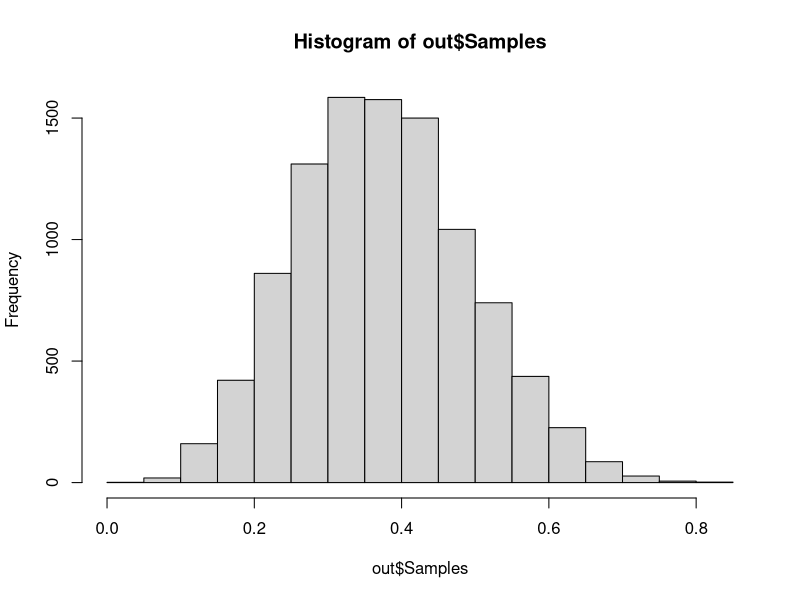

Source code (R):

#-------------------------------------------------------------------------------
library(readr)
library(tidyverse)
#----Perch approach-------------------------------------------------------------
#line 65 - 132 are not relevant when fake data is implemented
#-----Chunk 1 - generating fake data--------------------------------------------
#generate fake data
new_validation_example = function(filename,
                                  timestamp_offset,
                                  score, 
                                  is_pos, 
                                  bin, 
                                  bin_weight) {
  list(
    filename = filename,
    timestamp_offset = timestamp_offset,
    score = score,
    is_pos = is_pos,
    bin = bin,
    bin_weight = bin_weight
  )
}

#Generating the fake data
generate_fake_validation_data <- function(n = 100, bins = 5) {

  scores = runif(n, 
                 min = 0,
                 max = 1)
  quantile_bounds = seq(0,
                        1,
                        length.out = bins + 1)
  bin_indices = findInterval(scores,
                             quantile_bounds,
                             rightmost.closed = TRUE)           #returns the bin number for each score
  bin_weights = table(bin_indices) / n                          #gives the proportions in the different bins
  bin_weights_vec = as.numeric(bin_weights[as.character(bin_indices)]) #gives the bin proportion associated with each score
  
  examples = vector("list",
                    n)
  
  for (i in seq_len(n)) {
    ex <- new_validation_example(
      filename = paste0("file_", sample(1:10, 1), ".wav"),
      timestamp_offset = runif(1, 0, 60),
      score = scores[i],
      is_pos = sample(c(1, -1, 0), 1, prob = c(0.4, 0.5, 0.1)),
      bin = bin_indices[i],
      bin_weight = bin_weights_vec[i]
    )
    examples[[i]] <- ex
  }
  return(examples)
}

#debug(generate_fake_validation_data)
fdata = generate_fake_validation_data(n = 100,
                                      bins= 5)


# -------Chunk 2 - Call density estimation-------------------------------------
#the algorithm will work as long it is supplied with data that is not binned and weighted but is validated binning and weighting happen within the function.
call_density = function(examples,num_beta_samples=1000,beta_prior=0.1){
  #examples = Data2
  examples = unlist(examples)
  df <- as.data.frame(do.call(rbind, fdata), stringsAsFactors = FALSE) #This will be the one that i check my bin and bin_weight generation against. 
  examples = as.data.frame(do.call(rbind, fdata), stringsAsFactors = FALSE)
  examples = rename(examples,binNumber=bin, outcome = is_pos)

  #infinix operator
  `%||%` <- function(a, b) if (!is.null(a)) a else b 
  
  #Positive/negative bin counts
  bin_number  = as.matrix(distinct(examples,binNumber)) 
  bin_number = as.matrix(sort(as.numeric(as.vector(bin_number[,1]))))
  bin_weights = matrix(NA, nrow = nrow(bin_number),ncol=1)
  bin_positive = matrix(NA,nrow = nrow(bin_number), ncol = 2)
  bin_negative = matrix(NA,nrow = nrow(bin_number), ncol = 2)
  
  #Bin weights
  for(i in 1:nrow(bin_number)){
    bin_weights[i,1]=nrow(filter(examples,binNumber==i))/nrow(examples)
  }
  
  #Putting in the counts of each bin (positive/negative)
  for(i in 1:nrow(bin_number)){
    examples2 = filter(examples,binNumber==i)
    bin_positive[i,2] = as.numeric(count(filter(examples2,outcome==1)))
    bin_negative[i,2] = as.numeric(count(filter(examples2,outcome==-1)))
  }
  bin_positive[,1]=bin_number ; bin_negative[,1] = bin_number
  

#Density  
  # Create beta distributions for each bin.
  shape.parameters = matrix(NA,ncol=2,nrow=nrow(bin_number))
  
  for (b in bin_number){
    shape.parameters[b,] = c(
      bin_positive[b,2] + beta_prior, bin_negative[b,2] + beta_prior
    )
  }
  
  
  #density estimation
  shape.parameters
  density = 0 
  for(i in 1:nrow(shape.parameters)){
    density = density + rbeta(1,shape.parameters[i,1]+beta_prior,
                             shape.parameters[i,2]+beta_prior)*bin_weights[i,1]
  }

    
#Bootstrapping: To get distribution of density estimate
  q_betas=c()
  NoBetaSamples = 10000
  for(i in 1:NoBetaSamples){
    for(j in 1:nrow(bin_number)){
      rvalue = 0
      rvalue = rvalue + rbeta(1,shape.parameters[j,1],
                              shape.parameters[j,2])
    }
    q_betas=c(q_betas,rvalue)
  }
  return(list(Density_Estimate = density,
              Samples = q_betas))
}

#Implementation of call density  
out = call_density(fdata,1000,0.1)  
out$Density_Estimate
out$Samples # still wrapping my heat around what the samples are supposed to be.
hist(out$Samples)

#95% confidence interval from bootstrap distribution, Variance and standard deviation 
confidence_interval = quantile(out$Samples, probs=c(0.025,0.975))
Variance_bootstrap_samples = var(out$Samples)
Sd_bootstrap_samples = sqrt(Variance_bootstrap_samples)


cat("95% Confidence interval: [",round(confidence_interval,4),"]",
    "\nvariance: ",round(Variance_bootstrap_samples,4),
    "\nstandard deviation: ",round(Sd_bootstrap_samples,4))





